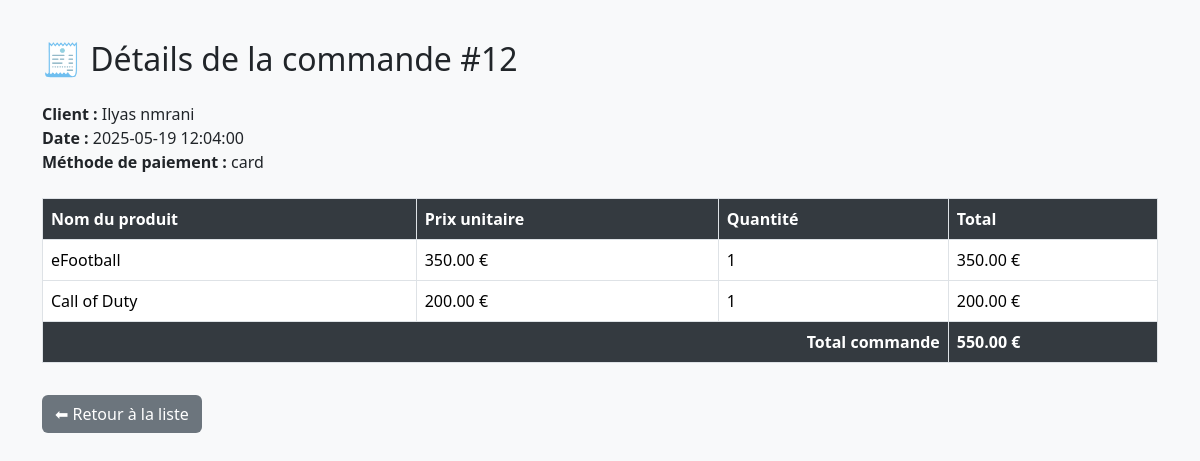
The page /order_detail_admin.php?order_id=12 (signed in) on the database its author committed.
### tables this page shows
CREATE TABLE `orders` (
  `id` int(11) NOT NULL,
  `user_id` int(11) NOT NULL,
  `payment_method` varchar(20) DEFAULT NULL,
  `created_at` datetime DEFAULT NULL
);

CREATE TABLE `user` (
  `id` int(11) NOT NULL,
  `email` varchar(255) NOT NULL,
  `password` varchar(255) NOT NULL,
  `role` enum('admin','client') NOT NULL,
  `fullName` varchar(255) NOT NULL
);

CREATE TABLE `order_items` (
  `id` int(11) NOT NULL,
  `order_id` int(11) NOT NULL,
  `product_id` int(11) NOT NULL,
  `quantity` int(11) NOT NULL
);

CREATE TABLE `products` (
  `id` int(11) NOT NULL,
  `name` varchar(255) NOT NULL,
  `description` text NOT NULL,
  `price` float NOT NULL,
  `image` varchar(255) NOT NULL,
  `categorie` varchar(255) DEFAULT NULL,
  `age` int(11) DEFAULT NULL,
  `quantity` int(11) DEFAULT NULL
);

### order_detail_admin.php (the view, shortened to what this page needs)
<?php
require_once 'Model/database.php';
$orderId = intval($_GET['order_id']);
$stmt = $pdo->prepare("
    SELECT o.id, o.created_at, o.payment_method, u.fullName
    FROM orders o
    JOIN user u ON o.user_id = u.id
    WHERE o.id = ?
");
$stmt->execute([$orderId]);
$order = $stmt->fetch();
$stmt = $pdo->prepare("
    SELECT p.name, p.price, oi.quantity
    FROM order_items oi
    JOIN products p ON oi.product_id = p.id
    WHERE oi.order_id = ?
");
$stmt->execute([$orderId]);
$items = $stmt->fetchAll();
?>
<!DOCTYPE html>
<html lang="fr">
<head>
  <link href="https://cdn.jsdelivr.net/npm/bootstrap@5.3.2/dist/css/bootstrap.min.css" rel="stylesheet">
</head>
<body>
<div class="container">
  <h2 class="mb-4">🧾 Détails de la commande #<?= htmlspecialchars($orderId) ?></h2>
  <div class="mb-4">
    <strong>Client :</strong> <?= htmlspecialchars($order['fullName']) ?><br>
    <strong>Date :</strong> <?= htmlspecialchars($order['created_at']) ?><br>
    <strong>Méthode de paiement :</strong> <?= htmlspecialchars($order['payment_method']) ?>
  </div>
  <table class="table table-bordered">
    <thead>
      <tr>
        <th>Nom du produit</th>
        <th>Prix unitaire</th>
        <th>Quantité</th>
        <th>Total</th>
      </tr>
    </thead>
    <tbody>
      <?php
        $total = 0;
        foreach ($items as $item):
            $lineTotal = $item['price'] * $item['quantity'];
            $total += $lineTotal;
      ?>
        <tr>
          <td><?= htmlspecialchars($item['name']) ?></td>
          <td><?= number_format($item['price'], 2) ?> €</td>
          <td><?= $item['quantity'] ?></td>
          <td><?= number_format($lineTotal, 2) ?> €</td>
        </tr>
      <?php endforeach; ?>
    </tbody>
    <tfoot>
      <tr>
        <th colspan="3" class="text-end">Total commande</th>
        <th><?= number_format($total, 2) ?> €</th>
      </tr>
    </tfoot>
  </table>
  <a href="manage_orders.php" class="btn back-btn mt-3">⬅ Retour à la liste</a>
</div>
</body>
</html>

### order_detail_admin.php (style rules this page uses)
body { background-color: #f8f9fa; font-family: 'Segoe UI', sans-serif; }
.container { margin-top: 40px; }
.table th { background-color: #343a40; color: white; }
.back-btn { background-color: #6c757d; color: white; }

### rows shown on the page
orders: user.fullName "Ilyas nmrani", created_at "2025-05-19 12:04:00", payment_method "card"
order_items: product.name "eFootball", product.price "350.00", quantity "1", lineTotal "350.00"
order_items: product.name "Call of Duty", product.price "200.00", quantity "1", lineTotal "200.00"

### other values the page prints
$orderId "12"
$total "550.00"
